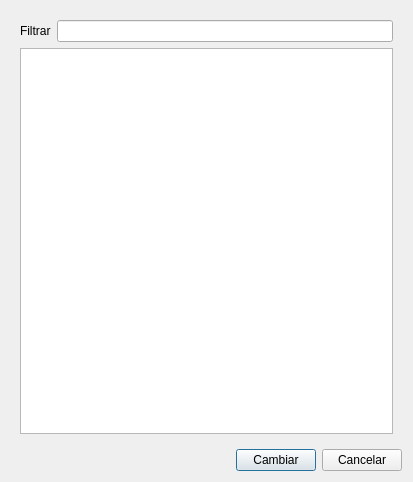
<?xml version="1.0" encoding="UTF-8"?>
<ui version="4.0">
 <class>ChangeDriver</class>
 <widget class="QDialog" name="ChangeDriver">
  <property name="geometry">
   <rect>
    <x>0</x>
    <y>0</y>
    <width>413</width>
    <height>482</height>
   </rect>
  </property>
  <property name="windowTitle">
   <string>Agregar chofer</string>
  </property>
  <layout class="QVBoxLayout" name="verticalLayout">
   <item>
    <widget class="QWidget" name="frequentWidget" native="true">
     <layout class="QVBoxLayout" name="verticalLayout_2">
      <item>
       <layout class="QHBoxLayout" name="horizontalLayout_2">
        <item>
         <widget class="QLabel" name="label_2">
          <property name="text">
           <string>Filtrar</string>
          </property>
         </widget>
        </item>
        <item>
         <widget class="QLineEdit" name="filterLineEdit"/>
        </item>
       </layout>
      </item>
      <item>
       <widget class="QTableView" name="driversTableView">
        <property name="alternatingRowColors">
         <bool>true</bool>
        </property>
        <property name="selectionMode">
         <enum>QAbstractItemView::SingleSelection</enum>
        </property>
        <property name="selectionBehavior">
         <enum>QAbstractItemView::SelectRows</enum>
        </property>
        <attribute name="horizontalHeaderHighlightSections">
         <bool>false</bool>
        </attribute>
        <attribute name="horizontalHeaderStretchLastSection">
         <bool>true</bool>
        </attribute>
        <attribute name="verticalHeaderVisible">
         <bool>false</bool>
        </attribute>
       </widget>
      </item>
     </layout>
    </widget>
   </item>
   <item>
    <layout class="QHBoxLayout" name="buttonsLayout">
     <item>
      <spacer name="horizontalSpacer">
       <property name="orientation">
        <enum>Qt::Horizontal</enum>
       </property>
       <property name="sizeHint" stdset="0">
        <size>
         <width>40</width>
         <height>20</height>
        </size>
       </property>
      </spacer>
     </item>
     <item>
      <widget class="QPushButton" name="changeButton">
       <property name="text">
        <string>Cambiar</string>
       </property>
      </widget>
     </item>
     <item>
      <widget class="QPushButton" name="cancelButton">
       <property name="text">
        <string>Cancelar</string>
       </property>
      </widget>
     </item>
    </layout>
   </item>
  </layout>
 </widget>
 <resources/>
 <connections/>
</ui>
